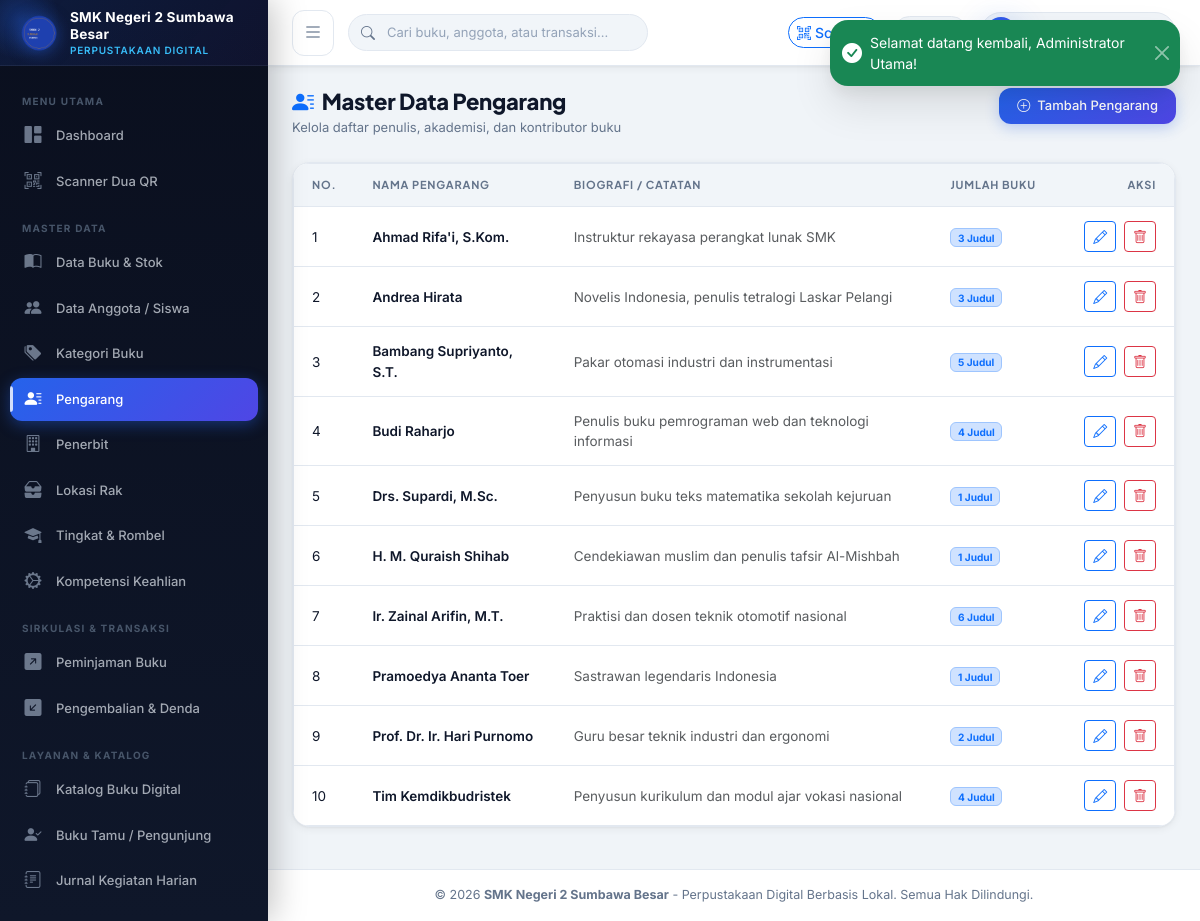
/index.php?page=master_pengarang (signed in), run on the app's committed database.
### tables this page shows
CREATE TABLE `pengarang` (
  `id` INT AUTO_INCREMENT PRIMARY KEY,
  `nama_pengarang` VARCHAR(100) NOT NULL,
  `biografi` TEXT NULL
);

### config/database.php (called while the page is built, shortened)
<?php
class Database {
    private static ?PDO $instance = null;
    public static function getConnection(): PDO {
        if (self::$instance === null) {
            $options = [
                PDO::ATTR_ERRMODE            => PDO::ERRMODE_EXCEPTION,
                PDO::ATTR_DEFAULT_FETCH_MODE => PDO::FETCH_ASSOC,
                PDO::ATTR_EMULATE_PREPARES   => false,
            ];
            $dsn = "mysql:host=" . DB_HOST . ";port=" . DB_PORT . ";dbname=" . DB_NAME . ";charset=utf8mb4";
            try {
                self::$instance = new PDO($dsn, DB_USER, DB_PASS, $options);
            } catch (PDOException $e) {
                error_log("Database Connection Error: " . $e->getMessage());
                die('<div style="font-family:sans-serif;max-width:600px;margin:50px auto;padding:25px;border:1px solid #f5c6cb;background:#f8d7da;color:#721c24;border-radius:8px;">' .
                    '<h3 style="margin-top:0;">Gagal Terhubung ke Database MySQL</h3>' .
                    '<p>Pastikan layanan <strong>MySQL di XAMPP</strong> sudah diaktifkan dan database <strong>perpustakaan_db</strong> sudah di-import melalui phpMyAdmin.</p>' .
                    '<p style="font-size:12px;color:#856404;background:#fff3cd;padding:8px;border-radius:4px;">Detail konfigurasi: Host: ' . DB_HOST . ' | Database: ' . DB_NAME . ' | User: ' . DB_USER . '</p>' .
                    '</div>');
            }
        }
        return self::$instance;
    }
}
function get_db(): PDO {
    return Database::getConnection();
}

### models/Master.php (called while the page is built, shortened)
<?php
require_once __DIR__ . '/../config/database.php';
class Master {
    private PDO $db;
    public function __construct() {
        $this->db = get_db();
    }
    public function getPengarang(): array {
        return $this->db->query("
            SELECT p.*, COUNT(b.id) AS total_buku
            FROM pengarang p
            LEFT JOIN buku b ON p.id = b.pengarang_id
            GROUP BY p.id
            ORDER BY p.nama_pengarang ASC
        ")->fetchAll();
    }
}

### config/config.php (called while the page is built, shortened)
<?php
require_once __DIR__ . '/database.php';
function base_url(string $path = ''): string {
    $path = ltrim($path, '/');
    return BASE_URL . ($path ? '/' . $path : '');
}

### views/master/pengarang.php (the view, shortened to what this page needs)
<?php
require_once __DIR__ . '/../../config/config.php';
require_once __DIR__ . '/../../config/auth.php';
require_once __DIR__ . '/../../models/Master.php';
$masterModel = new Master();
$authors = $masterModel->getPengarang();
require_once __DIR__ . '/../layouts/header.php';
require_once __DIR__ . '/../layouts/sidebar.php';
?>
<div class="main-content">
    <?php require_once __DIR__ . '/../layouts/navbar.php'; ?>
    <div class="page-container">
        <div class="page-header">
            <div>
                <h1 class="page-title"><i class="bi bi-person-lines-fill text-primary me-2"></i>Master Data Pengarang</h1>
                <div class="page-subtitle">Kelola daftar penulis, akademisi, dan kontributor buku</div>
            </div>
            <div>
                <button type="button" class="btn btn-primary-custom" data-bs-toggle="modal" data-bs-target="#modalTambahPengarang">
                    <i class="bi bi-plus-circle"></i> Tambah Pengarang
                </button>
            </div>
        </div>
        <div class="card-custom">
            <div class="table-responsive">
                <table class="table-custom">
                    <thead>
                        <tr>
                            <th style="width: 60px;">No.</th>
                            <th>Nama Pengarang</th>
                            <th>Biografi / Catatan</th>
                            <th>Jumlah Buku</th>
                            <th class="text-end" style="width: 120px;">Aksi</th>
                        </tr>
                    </thead>
                    <tbody>
                        <?php if (empty($authors)): ?>
                        <tr><td colspan="5" class="text-center py-4 text-muted">Belum ada data pengarang.</td></tr>
                        <?php else: ?>
                            <?php foreach ($authors as $idx => $p): ?>
                            <tr>
                                <td><?= $idx + 1 ?></td>
                                <td class="fw-semibold text-main"><?= htmlspecialchars($p['nama_pengarang'], ENT_QUOTES, 'UTF-8') ?></td>
                                <td class="text-muted small"><?= htmlspecialchars($p['biografi'] ?: '-', ENT_QUOTES, 'UTF-8') ?></td>
                                <td><span class="badge bg-primary-subtle text-primary border border-primary-subtle"><?= $p['total_buku'] ?> Judul</span></td>
                                <td class="text-end">
                                    <button type="button" class="btn btn-sm btn-outline-primary me-1" onclick="editPengarang(<?= htmlspecialchars(json_encode($p), ENT_QUOTES, 'UTF-8') ?>)">
                                        <i class="bi bi-pencil"></i>
                                    </button>
                                    <a href="<?= base_url('index.php?page=master_pengarang&delete_id=' . $p['id']) ?>" class="btn btn-sm btn-outline-danger" onclick="return confirm('Hapus data pengarang <?= htmlspecialchars($p['nama_pengarang'], ENT_QUOTES, 'UTF-8') ?>?');">
                                        <i class="bi bi-trash"></i>
                                    </a>
                                </td>
                            </tr>
                            <?php endforeach; ?>
                        <?php endif; ?>
                    </tbody>
                </table>
            </div>
        </div>
    </div>
<?php require_once __DIR__ . '/../layouts/footer.php'; ?>

### data on the page
pengarang: nama_pengarang "Ahmad Rifa'i, S.Kom.", biografi "Instruktur rekayasa perangkat lunak SMK", total_buku "3"
pengarang: nama_pengarang "Andrea Hirata", biografi "Novelis Indonesia, penulis tetralogi Laskar Pelangi", total_buku "3"
pengarang: nama_pengarang "Bambang Supriyanto, S.T.", biografi "Pakar otomasi industri dan instrumentasi", total_buku "5"
pengarang: nama_pengarang "Budi Raharjo", biografi "Penulis buku pemrograman web dan teknologi informasi", total_buku "4"
pengarang: nama_pengarang "Drs. Supardi, M.Sc.", biografi "Penyusun buku teks matematika sekolah kejuruan", total_buku "1"
pengarang: nama_pengarang "H. M. Quraish Shihab", biografi "Cendekiawan muslim dan penulis tafsir Al-Mishbah", total_buku "1"
pengarang: nama_pengarang "Ir. Zainal Arifin, M.T.", biografi "Praktisi dan dosen teknik otomotif nasional", total_buku "6"
pengarang: nama_pengarang "Pramoedya Ananta Toer", biografi "Sastrawan legendaris Indonesia", total_buku "1"
pengarang: nama_pengarang "Prof. Dr. Ir. Hari Purnomo", biografi "Guru besar teknik industri dan ergonomi", total_buku "2"
pengarang: nama_pengarang "Tim Kemdikbudristek", biografi "Penyusun kurikulum dan modul ajar vokasi nasional", total_buku "4"

### other printed values
$sidebarSchoolName "SMK Negeri 2 Sumbawa Besar"
$schoolName "SMK Negeri 2 Sumbawa Besar"
